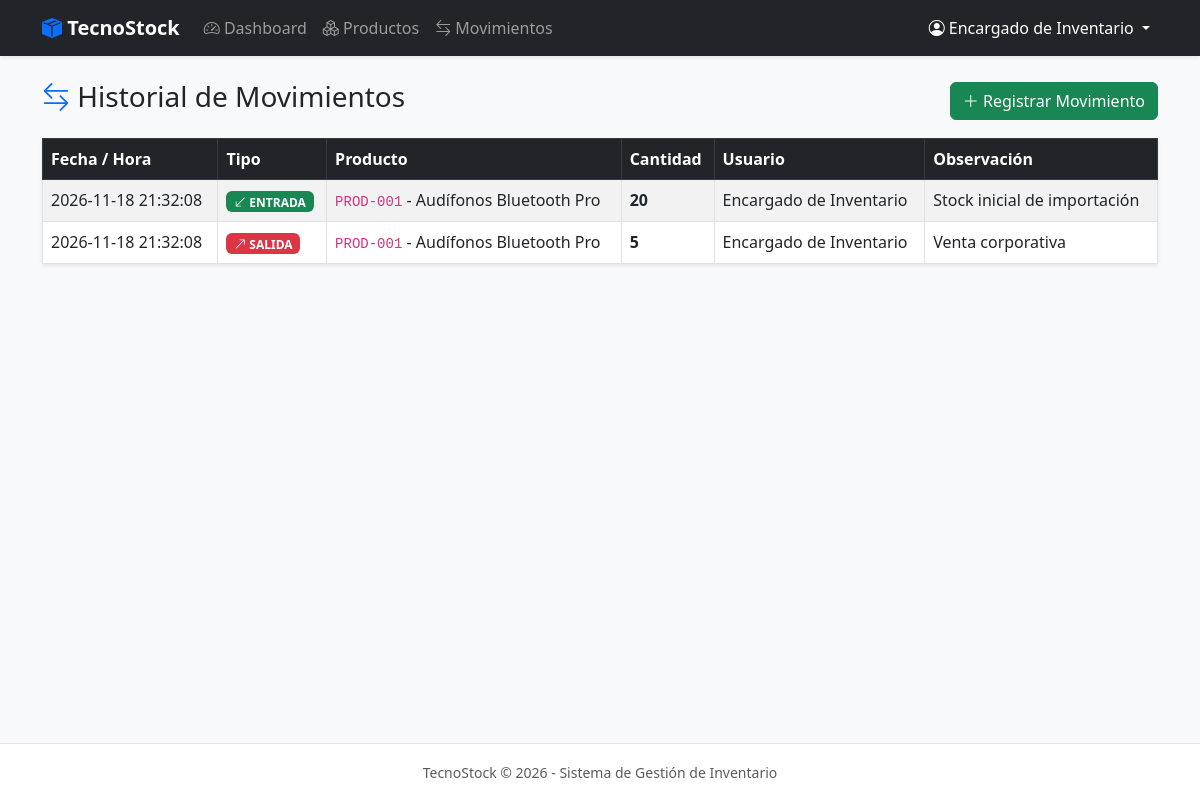
Screenshot of /movimientos.php (signed in) with the database file from the repository.
### tables this page shows
CREATE TABLE movimientos (
    id_movimiento INT AUTO_INCREMENT PRIMARY KEY,
    fecha_hora DATETIME NOT NULL DEFAULT CURRENT_TIMESTAMP,
    tipo ENUM('ENTRADA', 'SALIDA') NOT NULL,
    cantidad INT NOT NULL CHECK (cantidad > 0),
    observacion TEXT NULL,
    id_producto INT NOT NULL,
    id_usuario INT NOT NULL,
    CONSTRAINT fk_movimiento_producto FOREIGN KEY (id_producto) 
        REFERENCES productos(id_producto) ON DELETE RESTRICT ON UPDATE CASCADE,
    CONSTRAINT fk_movimiento_usuario FOREIGN KEY (id_usuario) 
        REFERENCES usuarios(id_usuario) ON DELETE RESTRICT ON UPDATE CASCADE
);

CREATE TABLE productos (
    id_producto INT AUTO_INCREMENT PRIMARY KEY,
    codigo VARCHAR(50) NOT NULL UNIQUE,
    nombre VARCHAR(150) NOT NULL,
    descripcion TEXT NULL,
    precio DECIMAL(10,2) NOT NULL CHECK (precio >= 0),
    stock_actual INT NOT NULL DEFAULT 0 CHECK (stock_actual >= 0),
    stock_minimo INT NOT NULL DEFAULT 0 CHECK (stock_minimo >= 0),
    estado TINYINT(1) DEFAULT 1,
    id_categoria INT NOT NULL,
    fecha_creacion TIMESTAMP DEFAULT CURRENT_TIMESTAMP,
    CONSTRAINT fk_producto_categoria FOREIGN KEY (id_categoria) 
        REFERENCES categorias(id_categoria) ON DELETE RESTRICT ON UPDATE CASCADE
);

CREATE TABLE usuarios (
    id_usuario INT AUTO_INCREMENT PRIMARY KEY,
    nombre VARCHAR(100) NOT NULL,
    correo VARCHAR(150) NOT NULL UNIQUE,
    clave VARCHAR(255) NOT NULL,
    estado TINYINT(1) DEFAULT 1,
    fecha_creacion TIMESTAMP DEFAULT CURRENT_TIMESTAMP
);

### movimientos.php (the view, shortened to what this page needs)
<?php
require_once 'config/db.php';
$sql = "
    SELECT m.*, p.codigo, p.nombre AS producto, u.nombre AS usuario
    FROM movimientos m
    INNER JOIN productos p ON m.id_producto = p.id_producto
    INNER JOIN usuarios u ON m.id_usuario = u.id_usuario
    ORDER BY m.fecha_hora DESC
";
$movimientos = $pdo->query($sql)->fetchAll();
include 'includes/header.php';
include 'includes/navbar.php';
?>
<div class="container py-4">
    <div class="d-flex justify-content-between align-items-center mb-3">
        <h3><i class="bi bi-arrow-left-right text-primary"></i> Historial de Movimientos</h3>
        <a href="movimiento_nuevo.php" class="btn btn-success"><i class="bi bi-plus-lg"></i> Registrar Movimiento</a>
    </div>
    <table class="table table-bordered table-striped align-middle bg-white shadow-sm">
        <thead class="table-dark">
            <tr><th>Fecha / Hora</th><th>Tipo</th><th>Producto</th><th>Cantidad</th><th>Usuario</th><th>Observación</th></tr>
        </thead>
        <tbody>
            <?php foreach ($movimientos as $m): ?>
            <tr>
                <td><?= $m['fecha_hora'] ?></td>
                <td>
                    <?php if ($m['tipo'] === 'ENTRADA'): ?>
                        <span class="badge bg-success"><i class="bi bi-arrow-down-left"></i> ENTRADA</span>
                    <?php else: ?>
                        <span class="badge bg-danger"><i class="bi bi-arrow-up-right"></i> SALIDA</span>
                    <?php endif; ?>
                </td>
                <td><code><?= htmlspecialchars($m['codigo']) ?></code> - <?= htmlspecialchars($m['producto']) ?></td>
                <td class="fw-bold"><?= $m['cantidad'] ?></td>
                <td><?= htmlspecialchars($m['usuario']) ?></td>
                <td><?= htmlspecialchars($m['observacion'] ?: 'Sin observaciones') ?></td>
            </tr>
            <?php endforeach; ?>
        </tbody>
    </table>
</div>
<?php include 'includes/footer.php'; ?>

### includes/header.php (style rules this page uses)
body { background-color: #f8f9fa; font-family: 'Segoe UI', Tahoma, Geneva, Verdana, sans-serif; }

### rows the page displays
movimientos: fecha_hora "2026-11-18 21:32:08", tipo "ENTRADA" (drawn), id_producto.codigo "PROD-001", id_producto.nombre "Audífonos Bluetooth Pro", cantidad "20", id_usuario.nombre "Encargado de Inventario", observacion "Stock inicial de importación"
movimientos: fecha_hora "2026-11-18 21:32:08", tipo "SALIDA" (drawn), id_producto.codigo "PROD-001", id_producto.nombre "Audífonos Bluetooth Pro", cantidad "5", id_usuario.nombre "Encargado de Inventario", observacion "Venta corporativa"

### other values shown
$_SESSION['usuario_nombre'] "Encargado de Inventario"
